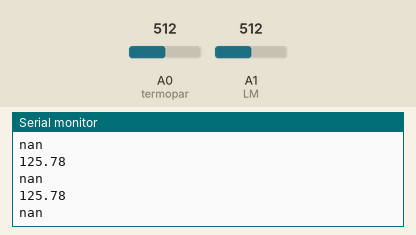
This sketch was run on a simulated Arduino Uno, built with avr-gcc and run on an emulated ATmega328P. Parts: the last lines printed to the serial monitor. The test bench sets the inputs (shaded band); at power-on: A0 (termopar) = 512, A1 (LM) = 512.

Above: at 1.3 s.
1.4 s: A0 (termopar) set to 716
At 1.81 s:
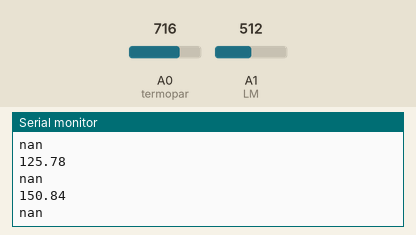
2.9 s: A1 (LM) set to 716
At 3.32 s:
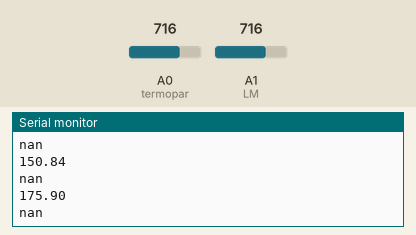
4.4 s: A0 (termopar) set to 900
At 4.82 s:
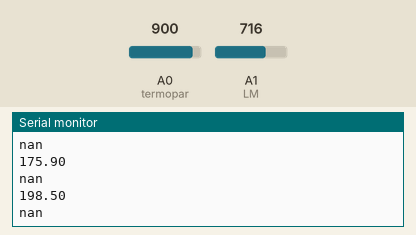
5.9 s: A1 (LM) set to 900
At 6.32 s:
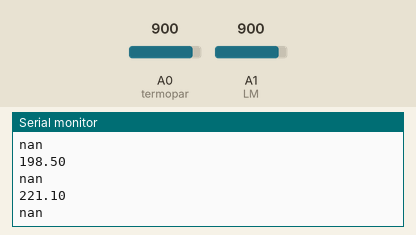
Timing chart, 0 to 8.4 s (numbered marks = the images above; inputs shaded):
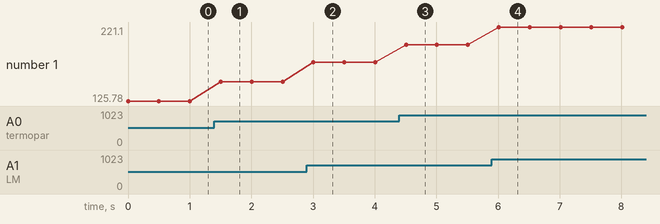

Measured:
- after the input at 1.4 s, the serial monitor: prints a new line after 0.10 s (image 1)
- after the input at 2.9 s, the serial monitor: prints a new line after 0.11 s (image 2)
- after the input at 4.4 s, the serial monitor: prints a new line after 0.11 s (image 3)
- after the input at 5.9 s, the serial monitor: prints a new line after 0.11 s (image 4)
- plotted number 1: 125.78 → 150.84 after the input at 1.4 s, 150.84 → 175.9 after the input at 2.9 s, 175.9 → 198.5 after the input at 4.4 s, 198.5 → 221.1 after the input at 5.9 s

The sketch:

sketch_jun21a.ino
```cpp
#define termopar A0
#define LM A1
#define N 5  // para media movel
#define OP 4 //op = 1(Media),2(Mmovel),3(Mponderada) e 4(KF)


int V1,V2; //analog read retorna inteiro de 0 a 1023 (0 a 5v)
float V;  // valor medido
float Vk; // valor filtrado
float T,val1,val2;
float aux1,aux2=0; //aux1 = V(k-1)
int k = 1;
float data[N];
float alpha=0.7; // 0 < alpha < 1
// Kalman
float xp = 0;
float Pp=0,P = 1;
float K = 0;
float z =0;
float A,Q,R,H=1;
float x=0;

void setup() {
  pinMode(termopar,INPUT);
  pinMode(LM,INPUT);

  Serial.begin(9600);
}


void loop() {

  V1 = analogRead(LM);
  V2 = analogRead(termopar);

  val1 = float(V1*5)/1023; //do lm35
  val2 = (float(V2*5)/1023);   //tira ganho do amplificador

  T = (val1+val2)*0.025132*1000;

  Serial.println(T);

  switch(OP){
    case 1:
      if(k==1){
        aux1=V;
        Serial.println(T);
      }else{
        Vk = (aux1/k)*(k-1) + T/k;
        Serial.println(Vk);
        aux1 = Vk;
      }
      break;

    case 2:
      if(k<=N){
        data[k-1]=T;
        aux1=T;
        Vk=aux1;
        Serial.println(Vk);
      }
      else{
        Vk = aux1 + (T-data[0])/N;
        Serial.println(Vk);
        reordena(T);
        aux1=Vk;
      }
      break;

    case 3:
      if(k==1){
        aux1=T;
        Serial.println(T);
      }
      else{
        Vk = aux1*alpha + T*(1-alpha);
        Serial.println(Vk);
        aux1 = Vk;
      }
      break;

    case 4:
      z = T;
      xp = A*x;
      Pp = A*P*A +Q;
      K = Pp*H*1/(H*Pp*H + R);

      x = xp + K*(z-H*xp);
      P = Pp - K*H*Pp;

      Serial.println(x);

      break;

    default:
      break;
    }

  k=k+1;
  delay(500);
}

void reordena(float number){
  int i;
  for(i=0;i<(N-1);i++){
    data[i]=data[i+1];
  }
  data[N-1]=number;
}
```
